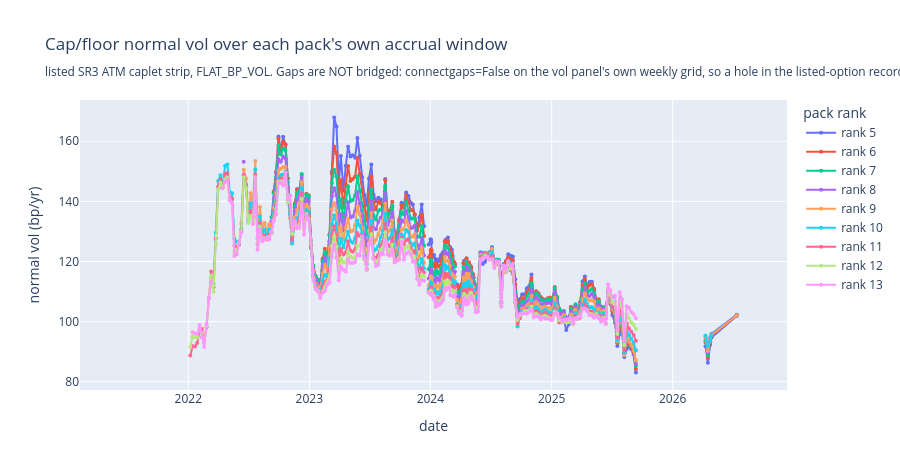

This figure's notebook cell:
### Code cell
_f = go.Figure()
for _r in sorted(VOLS["rank"].unique()):
    _s = VOLS[(VOLS["rank"] == _r) & (VOLS["reason"] == "ok")]
    _ser = (_s.set_index("date")["sigma_capfloor_flat_bp"]
            .reindex(pd.DatetimeIndex(sorted(VOLS["date"].unique()))))
    _f.add_trace(go.Scatter(x=_ser.index, y=_ser.values, mode="lines+markers",
                            name=f"rank {_r}", connectgaps=False,
                            marker=dict(size=4)))
_f.update_layout(
    title="Cap/floor normal vol over each pack's own accrual window<br>"
          "<sub>listed SR3 ATM caplet strip, FLAT_BP_VOL. Gaps are NOT bridged: "
          "connectgaps=False on the vol panel's own weekly grid, so a hole in the "
          "listed-option record shows as a hole</sub>",
    xaxis_title="date", yaxis_title="normal vol (bp/yr)", height=CFG.fig_height,
    legend_title="pack rank")
_f

### Figure 1 — Plotly figure (JSON) as saved in the notebook; plotly's stock layout.template omitted (floating-point values rounded to 4 significant figures; data arrays with more than 128 entries replaced by an {"elided": "..."} marker saying what was removed)
{"data": [{"connectgaps": false, "marker": {"size": 4}, "mode": "lines+markers", "name": "rank 5", "type": "scatter", "x": {"elided": "227 str values"}, "y": {"elided": "227 float values"}}, {"connectgaps": false, "marker": {"size": 4}, "mode": "lines+markers", "name": "rank 6", "type": "scatter", "x": {"elided": "227 str values"}, "y": {"elided": "227 float values"}}, {"connectgaps": false, "marker": {"size": 4}, "mode": "lines+markers", "name": "rank 7", "type": "scatter", "x": {"elided": "227 str values"}, "y": {"elided": "227 float values"}}, {"connectgaps": false, "marker": {"size": 4}, "mode": "lines+markers", "name": "rank 8", "type": "scatter", "x": {"elided": "227 str values"}, "y": {"elided": "227 float values"}}, {"connectgaps": false, "marker": {"size": 4}, "mode": "lines+markers", "name": "rank 9", "type": "scatter", "x": {"elided": "227 str values"}, "y": {"elided": "227 float values"}}, {"connectgaps": false, "marker": {"size": 4}, "mode": "lines+markers", "name": "rank 10", "type": "scatter", "x": {"elided": "227 str values"}, "y": {"elided": "227 float values"}}, {"connectgaps": false, "marker": {"size": 4}, "mode": "lines+markers", "name": "rank 11", "type": "scatter", "x": {"elided": "227 str values"}, "y": {"elided": "227 float values"}}, {"connectgaps": false, "marker": {"size": 4}, "mode": "lines+markers", "name": "rank 12", "type": "scatter", "x": {"elided": "227 str values"}, "y": {"elided": "227 float values"}}, {"connectgaps": false, "marker": {"size": 4}, "mode": "lines+markers", "name": "rank 13", "type": "scatter", "x": {"elided": "227 str values"}, "y": {"elided": "227 float values"}}], "layout": {"height": 470, "legend": {"title": {"text": "pack rank"}}, "title": {"text": "Cap/floor normal vol over each pack's own accrual window<br><sub>listed SR3 ATM caplet strip, FLAT_BP_VOL. Gaps are NOT bridged: connectgaps=False on the vol panel's own weekly grid, so a hole in the listed-option record shows as a hole</sub>"}, "xaxis": {"title": {"text": "date"}}, "yaxis": {"title": {"text": "normal vol (bp/yr)"}}}}
